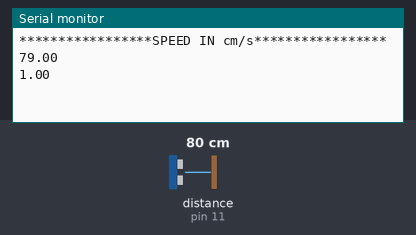
Recording of a sketch running on a simulated Arduino Uno, built with avr-gcc and run on an emulated ATmega328P. Parts: the last lines printed to the serial monitor. Wiring (inferred from the names in the program): ultrasonic range finder: trigger pin 10; echo pin 11. The test bench sets the inputs (shaded band); at power-on: distance to the obstacle (sensor on pin 11) 80 cm. The echo pulse lasts 58.3 µs per cm.

Above: at 1.8 s.
1.9 s: distance to the obstacle (sensor on pin 11) set to 2 cm
At 2.8 s:
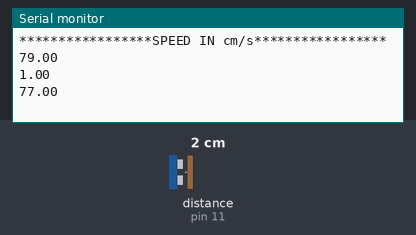
3.4 s: distance to the obstacle (sensor on pin 11) set to 9 cm
At 4.5 s:
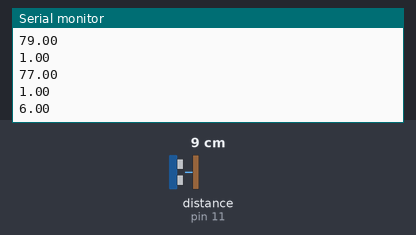
Timing chart, 0 to 6.4 s (numbered marks = the images above; inputs shaded):
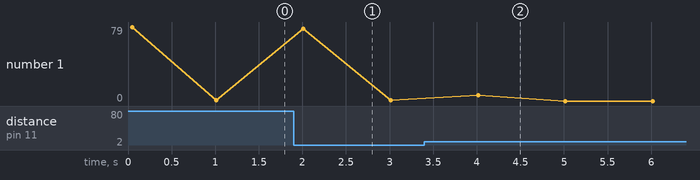

Measured:
- after the input at 1.9 s, the serial monitor: prints a new line after 0.11 s (image 1)
- after the input at 3.4 s, the serial monitor: prints a new line after 0.61 s (image 2)

The sketch:

speed_sensor.ino
```cpp
int trig=10;
int echo=11;
int distance=0;
float ult=0.034;//0.034 cm per microsecond
unsigned long pulsetime;

void setup() {
  pinMode(trig,OUTPUT);
  pinMode(echo,INPUT);
  Serial.begin(9600);
  Serial.println("*****************SPEED IN cm/s*****************");
}

void loop() {

digitalWrite(trig,LOW);
digitalWrite(trig,HIGH);
digitalWrite(trig,LOW);

pulsetime=pulseIn(echo,HIGH);
int d;
float speed;
d=(int)(ult*pulsetime)/2;
speed=abs(distance-d)/1;
distance=d;
Serial.println(speed);
delay(1000);

}
```
